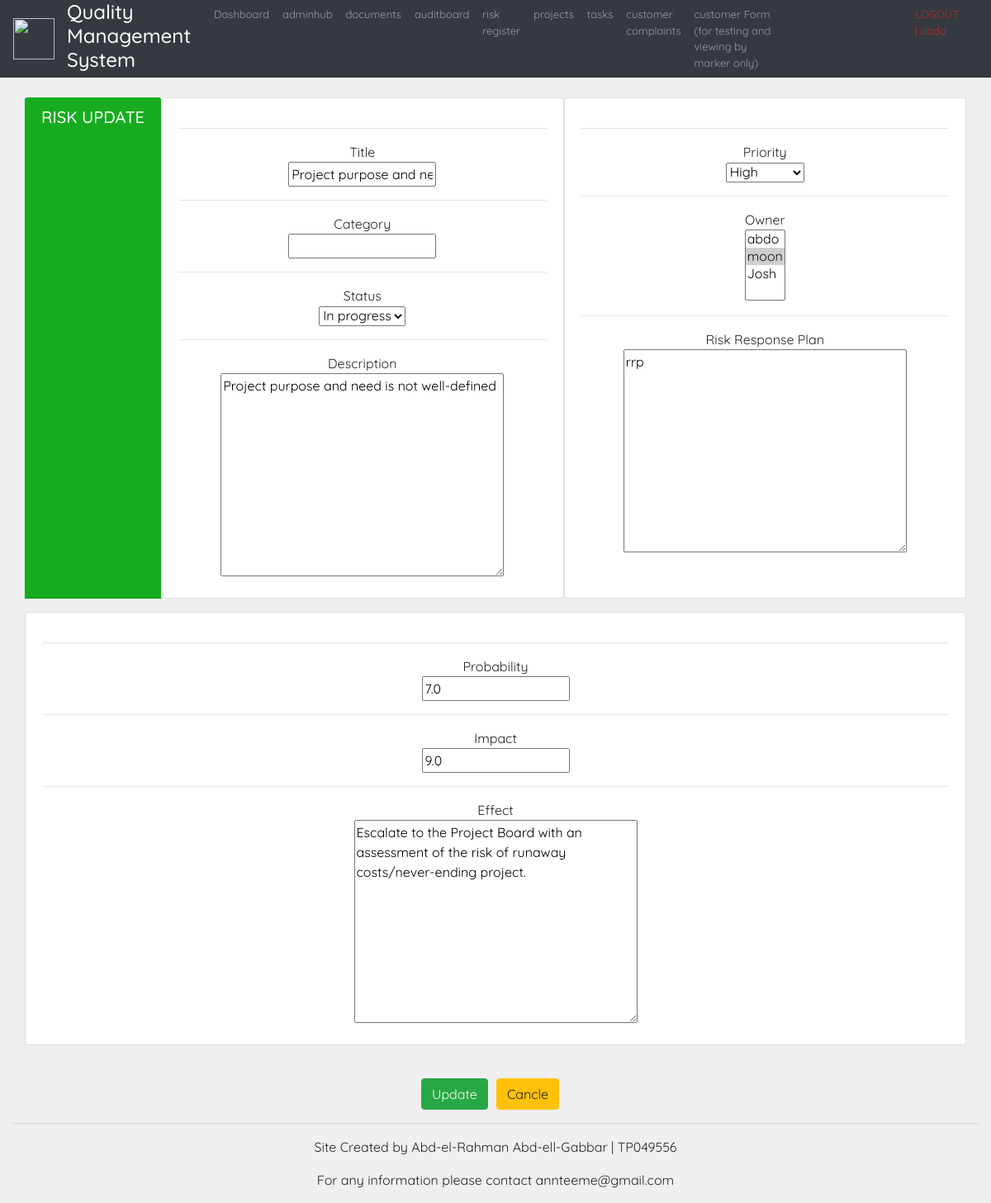
The page /risk_update/1/ (signed in) on the database as committed earlier.
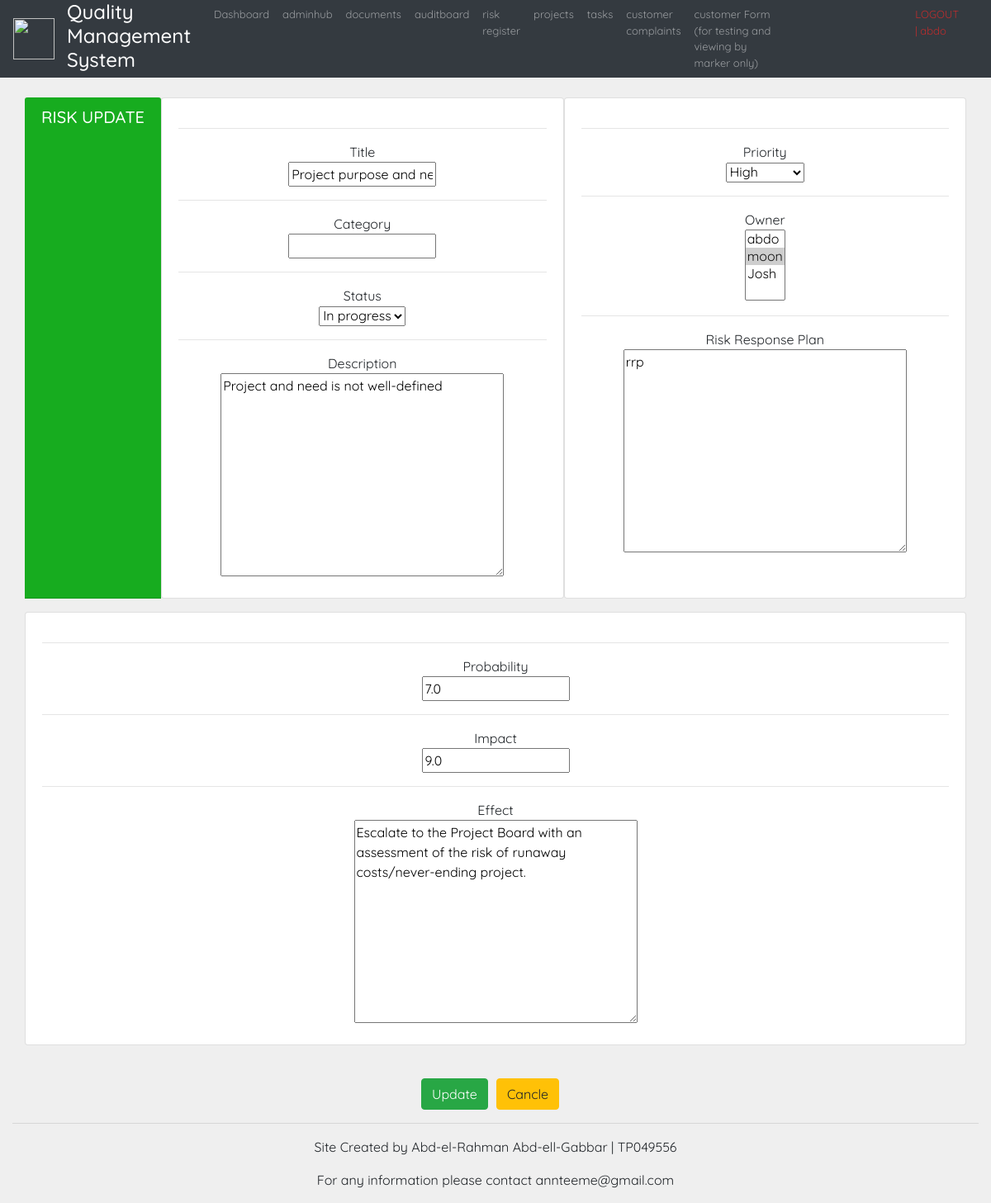
The same page on the database as committed later.
### risks/models.py (models this page shows, shortened)
class Risk(models.Model):
    STATUS_CHOICE =(
        ('Open', 'Open'),
        ('In progress', 'In progress'),
        ('Closed', 'Closed'),
    )
    PRIORITY_CHOICE =(
        ('Very High', 'Very High'),
        ('High', 'High'),
        ('Medium', 'Medium'),
        ('Low', 'Low'),
        ('Very Low', 'Very Low'),
    )
    title = models.CharField(max_length=250, null=False)
    description = models.TextField(max_length=1000, null=False)
    category = models.CharField(max_length=150, blank=True, null=False)
    probability = models.DecimalField(decimal_places=1, max_digits=2)
    impact = models.DecimalField(decimal_places=1, max_digits=2)
    priority = models.CharField(choices=PRIORITY_CHOICE, max_length=30, null=True)
    effect = models.TextField(max_length=1000, blank=True, null=False)
    owner = models.ManyToManyField(User)
    pName = models.ForeignKey(PName.Project, null=True, blank=True, on_delete=models.SET_NULL)
    riskResponsePlan = models.TextField(max_length=1000, blank=True, null=False)
    status = models.CharField(choices=STATUS_CHOICE, max_length=30, null=True)
    dateCreated = models.DateTimeField(auto_now_add=True)
    dateUpdated = models.DateTimeField(null=True, blank=True)
    dateFinished = models.DateTimeField(null=True, blank=True)

### acc/decorators.py (the view)
        def wrapper_func(request, *args, **kwargs):
            group = None
            if request.user.groups.exists():
                group =  request.user.groups.all()[0].name
            if group in allowed_roles:
                return view_func(request, *args, **kwargs)
            else:
                return HttpResponse('you are not authorised!')

### acc/forms.py
class RiskCForm(ModelForm):
    class Meta:
        model = Risk
        fields = '__all__'

### risks/views.py (called while the page is built, shortened)
@login_required(login_url='login')
@allowed_users(allowed_roles=['Manager', 'Audit'])
def riskUpdate(request, pk):
    risks = Risk.objects.get(id=pk)
    form = RiskCForm(instance=risks)
    form = {'form':form}
    return render(request, 'risk_update.html', form)

### risks/templates/risk_update.html (shortened to what this page needs)
{%  extends 'Base.html' %}
{% block content %}
<br>
<div class="container">
	<div class="row">
		<div class="card-header mb-3 text-center" id=card-title>
			<h5  class="card-title">RISK UPDATE</h5>
		</div>
		<div class="card mb-3 card-body text-center">
			<div id="table-short">
				<form action="" method="POST" id="form1">
					<hr>Title
					<br>{{form.title}}
					<hr>Category
					<br>{{form.category}}
					<hr>Status
					<br>{{form.status}}
					<hr>Description
					<br>{{form.description}}
			</div>
		</div>
		<div class="card mb-3 card-body text-center">
			<div id="table-short">
					<hr>Priority
					<br style="margin-bottom: 5px;">{{form.priority}}
					<hr>Owner
					<br style="margin-bottom: 5px;">{{form.owner}}
					<hr>Risk Response Plan
					<br>{{form.riskResponsePlan}}
			</div>
		</div>
		<div class="card mb-3 card-body text-center">
			<div id="table-short">
					<hr>Probability
					<br>{{form.probability}}
					<hr>Impact
					<br style="margin-bottom: 80px;">{{form.impact}}
					<hr>Effect
					<br>{{form.effect}}
		</div>
	</div>
</div>
<br>
<div class="row" style="margin-left: 465px;">
	<div id="table-short">
		<button class="btn btn-success  btn" form="form1" type="submit">Update</button></input>
	</div>
	<div id="table-short">
		<a class="btn btn-warning  btn" style="margin-left: 10px;" href="{% url 'risk' %}">Cancle</a>
	</div>
</div>
{% endblock %}

Rows that differ between the two databases and show on the page:
changed Risk "Project purpose and need is not well-defined": description "Project purpose and need is not well-defined" → "Project and need is not well-defined"
